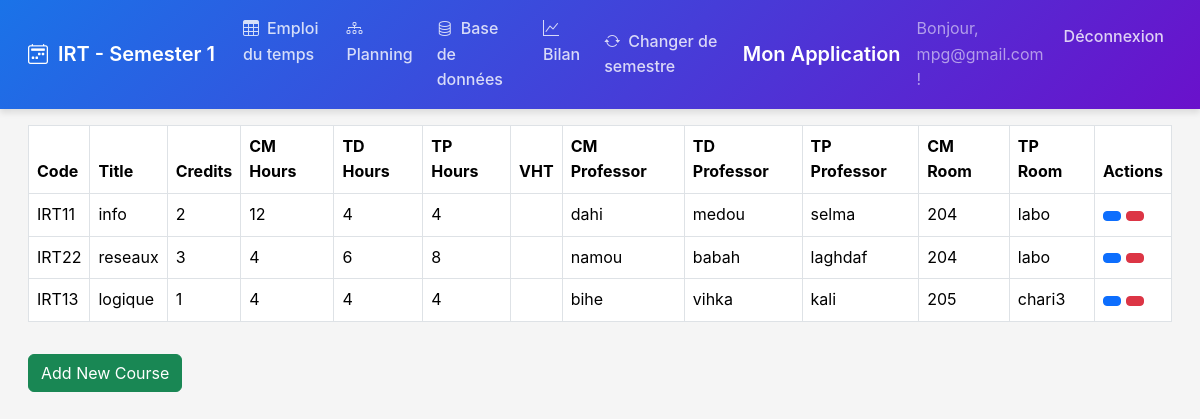
Screenshot of /IRT/S1/database/ (signed in) with the database file from the repository.
### schedule/models.py (models this page shows, shortened)
class Department(models.Model):
    code = models.CharField(max_length=10, primary_key=True)  # e.g., IRT, GM
    name = models.CharField(max_length=100)  # e.g., Informatique, Réseaux et Télécommunications

class Semester(models.Model):
    SEMESTER_CHOICES = [
        ('S1', 'Semester 1'),
        ('S2', 'Semester 2'),
        ('S3', 'Semester 3'),
        ('S4', 'Semester 4'),
    ]
    code = models.CharField(max_length=2, choices=SEMESTER_CHOICES)
    department = models.ForeignKey(Department, on_delete=models.CASCADE, related_name='semesters')
    class Meta:
        unique_together = ('code', 'department')

class Course(models.Model):
    code = models.CharField(max_length=10, primary_key=True)  # e.g., IRT31
    department = models.ForeignKey(Department, on_delete=models.CASCADE, related_name='courses', default=get_default_department)
    semester = models.ForeignKey(Semester, on_delete=models.CASCADE, related_name='courses', default=get_default_semester)
    title = models.CharField(max_length=100)
    credits = models.IntegerField()
    cm_hours = models.IntegerField()  # Total planned CM hours
    td_hours = models.IntegerField()  # Total planned TD hours
    tp_hours = models.IntegerField()  # Total planned TP hours
    cm_completed = models.IntegerField(default=0)  # Completed CM hours
    td_completed = models.IntegerField(default=0)  # Completed TD hours
    tp_completed = models.IntegerField(default=0)  # Completed TP hours
    exam_sn = models.FloatField(null=True, blank=True)
    exam_sr = models.FloatField(null=True, blank=True)

class CourseAssignment(models.Model):
    TYPES = [
        ('CM', 'Cours Magistral'),
        ('TD', 'Travaux Dirigés'),
        ('TP', 'Travaux Pratiques'),
        ('DS', 'Devoir Surveillé'),
        ('EXAM', 'Examen'),
        ('SPECIAL', 'Cours Spécial')
    ]
    course = models.ForeignKey(Course, on_delete=models.CASCADE, null=True, blank=True)
    type = models.CharField(max_length=20, choices=TYPES)
    professor = models.ForeignKey(Professor, on_delete=models.SET_NULL, null=True, blank=True)
    room = models.ForeignKey(Room, on_delete=models.SET_NULL, null=True, blank=True)
    is_special = models.BooleanField(default=False)
    description = models.CharField(max_length=255, null=True, blank=True)
    department = models.ForeignKey(Department, on_delete=models.CASCADE, null=True, blank=True)  # Ajout
    semester = models.ForeignKey(Semester, on_delete=models.CASCADE, null=True, blank=True)  # Ajout

class Professor(models.Model):
    name = models.CharField(max_length=100)
    courses = models.ManyToManyField(Course, through='CourseAssignment')

class Room(models.Model):
    number = models.CharField(max_length=20)
    type = models.CharField(max_length=20)  # CM, TD, TP

### schedule/views.py (the view)
# urls.py: path('<str:department_code>/<str:semester_code>/database/', views.CourseListView.as_view(), name='database'),
class CourseListView(ListView):
    template_name = 'schedule/database.html'
    context_object_name = 'courses'
    def get_queryset(self):
        department_code = self.kwargs['department_code']
        semester_code = self.kwargs['semester_code']
        return Course.objects.filter(department__code=department_code, semester__code=semester_code)
    def get_context_data(self, **kwargs):
        context = super().get_context_data(**kwargs)
        department_code = self.kwargs['department_code']
        semester_code = self.kwargs['semester_code']
        department = get_object_or_404(Department, code=department_code)
        semester = get_object_or_404(Semester, department=department, code=semester_code)
        context['department'] = department
        context['semester'] = semester
        return context

### schedule/models.py (called while the page is built)
    def is_chef_departement(self):
        return self.role.startswith('CHEF_')

### schedule/templates/schedule/database.html (shortened to what this page needs)
{% extends 'schedule/base.html' %}
{% load static %}
{% block content %}
<div class="container-fluid">
    <div class="table-responsive">
        <table class="table table-bordered table-hover">
            <thead class="sticky-top bg-light">
                <tr>
                    <th>Code</th>
                    <th>Title</th>
                    <th>Credits</th>
                    <th>CM Hours</th>
                    <th>TD Hours</th>
                    <th>TP Hours</th>
                    <th>VHT</th>
                    <th>CM Professor</th>
                    <th>TD Professor</th>
                    <th>TP Professor</th>
                    <th>CM Room</th>
                    <th>TP Room</th>
                    {% if user.profile.is_chef_departement %}
                    <th>Actions</th>
                    {%endif%}
                </tr>
            </thead>
            <tbody id="courseTableBody">
                {% for course in courses %}
                <tr data-course-id="{{ course.code }}">
                    <td class="editable" data-field="code">{{ course.code }}</td>
                    <td class="editable" data-field="title">{{ course.title }}</td>
                    <td class="editable" data-field="credits">{{ course.credits }}</td>
                    <td class="editable" data-field="cm_hours">{{ course.cm_hours }}</td>
                    <td class="editable" data-field="td_hours">{{ course.td_hours }}</td>
                    <td class="editable" data-field="tp_hours">{{ course.tp_hours }}</td>
                    <td class="editable" data-field="vht">{{ course.vht|default:'' }}</td>
                    <td class="editable" data-field="cm_professor">
                        {% for assignment in course.courseassignment_set.all %}
                            {% if assignment.type == 'CM' %}{{ assignment.professor.name }}{% endif %}
                        {% endfor %}
                    </td>
                    <td class="editable" data-field="td_professor">
                        {% for assignment in course.courseassignment_set.all %}
                            {% if assignment.type == 'TD' %}{{ assignment.professor.name }}{% endif %}
                        {% endfor %}
                    </td>
                    <td class="editable" data-field="tp_professor">
                        {% for assignment in course.courseassignment_set.all %}
                            {% if assignment.type == 'TP' %}{{ assignment.professor.name }}{% endif %}
                        {% endfor %}
                    </td>
                    <td class="editable" data-field="cm_room">
                        {% for assignment in course.courseassignment_set.all %}
                            {% if assignment.type == 'CM' %}{{ assignment.room.number }}{% endif %}
                        {% endfor %}
                    </td>
                    <td class="editable" data-field="tp_room">
                        {% for assignment in course.courseassignment_set.all %}
                            {% if assignment.type == 'TP' %}{{ assignment.room.number }}{% endif %}
                        {% endfor %}
                    </td>
                    {% if user.profile.is_chef_departement %}
                    <td>
                        <button class="btn btn-sm btn-primary edit-row">
                        </button>
                        <button class="btn btn-sm btn-danger delete-row">
                        </button>
                    </td>
                    {%endif%}
                </tr>
                {% endfor %}
            </tbody>
        </table>
    </div>
    {% if user.profile.is_chef_departement %}
    <button id="addNewRow" class="btn btn-success mt-3">
         Add New Course
    </button>
    {%endif%}
</div>
{% endblock %}

### schedule/templates/schedule/base.html (shortened to what this page needs)
<!DOCTYPE html>
<html lang="fr">
<head>
    <link href="https://cdn.jsdelivr.net/npm/bootstrap@5.3.2/dist/css/bootstrap.min.css" rel="stylesheet">
    <link rel="stylesheet" href="https://cdn.jsdelivr.net/npm/bootstrap-icons@1.11.1/font/bootstrap-icons.css">
</head>
<body>
    <nav class="navbar navbar-expand-lg navbar-dark">
        <div class="container-fluid">
            {% if department %}
                <a class="navbar-brand" href="{% url 'department_select' %}">
                    <i class="bi bi-calendar2-week"></i>
                    {{ department.code }}{% if semester %} - {{ semester.get_code_display }}{% endif %}
                </a>
                <div class="collapse navbar-collapse" id="navbarNav">
                    <ul class="navbar-nav">
                        {% if semester %}
                        <li class="nav-item">
                            <a class="nav-link" href="{% url 'schedule' department.code semester.code %}">
                                <i class="bi bi-table me-2"></i>Emploi du temps
                            </a>
                        </li>
                        <li class="nav-item">
                            <a class="nav-link" href="{% url 'plan' department.code semester.code %}">
                                <i class="bi bi-diagram-3 me-2"></i>Planning
                            </a>
                        </li>
                        <li class="nav-item">
                            <a class="nav-link" href="{% url 'database' department.code semester.code %}">
                                <i class="bi bi-database me-2"></i>Base de données
                            </a>
                        </li>
                        <li class="nav-item">
                            <a class="nav-link" href="{% url 'bilan' department.code semester.code %}">
                                <i class="bi bi-graph-up me-2"></i>Bilan
                            </a>
                        </li>
                        {% endif %}
                    </ul>
                    <ul class="navbar-nav ms-auto">
                        <li class="nav-item">
                            <a class="nav-link" href="{% url 'semester_select' department.code %}">
                                <i class="bi bi-arrow-repeat me-2"></i>Changer de semestre
                            </a>
                        </li>
                    </ul>
                </div>
            {% else %}
                <a class="navbar-brand" href="{% url 'department_select' %}">
                    <i class="bi bi-calendar2-week"></i>Emploi du temps
                </a>
            {% endif %}
        </div>
        <a class="navbar-brand" href="/">Mon Application</a>
        <div class="collapse navbar-collapse">
            <ul class="navbar-nav ml-auto">
                {% if user.is_authenticated %}
                    <li class="nav-item">
                        <span class="navbar-text">Bonjour, {{ user.username }} !</span>
                    </li>
                    <li class="nav-item">
                        <form action="{% url 'logout' %}" method="post">
                            <button type="submit" class="logout-button">Déconnexion</button>
                        </form>
                    </li>
                {% else %}
                    <li class="nav-item">
                        <a class="nav-link" href="{% url 'login' %}">Connexion</a>
                    </li>
                {% endif %}
            </ul>
        </div>
    </nav>
    <div class="schedule-container">
        {% block content %}{% endblock %}
    </div>
</body>
</html>

### schedule/templates/schedule/base.html (style rules this page uses)
:root { --primary-color: #1a73e8; --secondary-color: #34a853; --accent-color: #ea4335; --background-light: #f5f5f5; --text-dark: #202124; --transition-speed: 0.3s; }
* { box-sizing: border-box; transition: all var(--transition-speed) ease; }
body, html { height: 100%; margin: 0; font-family: -apple-system, BlinkMacSystemFont, 'Segoe UI', Roboto, Oxygen, Ubuntu, Cantarell, 'Open Sans', 'Helvetica Neue', sans-serif; background-color: var(--background-light); color: var(--text-dark); line-height: 1.6; }
.navbar { background: linear-gradient(135deg, var(--primary-color), #6a11cb); box-shadow: 0 4px 6px rgba(0,0,0,0.1); padding: 0.5rem 1rem; }
.navbar-brand { font-weight: 600; color: white !important; display: flex; align-items: center; }
.navbar-brand i { margin-right: 10px; }
.nav-link { color: rgba(255,255,255,0.8) !important; font-weight: 500; position: relative; padding: 0.5rem 1rem; margin: 0 0.25rem; border-radius: 4px; transition: all var(--transition-speed) ease; }
.nav-link::after { content: ''; position: absolute; width: 0; height: 2px; bottom: -5px; left: 50%; background-color: white; transition: width 0.3s ease; transform: translateX(-50%); }
.schedule-container { width: 100%; overflow-x: auto; padding: 1rem; }
.logout-button { background: none; border: none; padding: 0.5rem 1rem; color: rgba(255,255,255,0.8) !important; font-weight: 500; cursor: pointer; margin: 0 0.25rem; border-radius: 4px; transition: all var(--transition-speed) ease; }

### rows the page displays
Department: code "IRT"
Semester: code "Semester 1"
Course: code "IRT11", title "info", credits "2", cm_hours "12", td_hours "4", tp_hours "4"
CourseAssignment: professor.name "dahi", room.number "204"
CourseAssignment: professor.name "medou"
CourseAssignment: professor.name "selma", room.number "labo"
Course: code "IRT22", title "reseaux", credits "3", cm_hours "4", td_hours "6", tp_hours "8"
CourseAssignment: professor.name "namou", room.number "204"
CourseAssignment: professor.name "babah"
CourseAssignment: professor.name "laghdaf", room.number "labo"
Course: code "IRT13", title "logique", credits "1", cm_hours "4", td_hours "4", tp_hours "4"
CourseAssignment: professor.name "bihe", room.number "205"
CourseAssignment: professor.name "vihka"
CourseAssignment: professor.name "kali", room.number "chari3"

### other values shown
{{ user.username }} "mpg@gmail.com"
